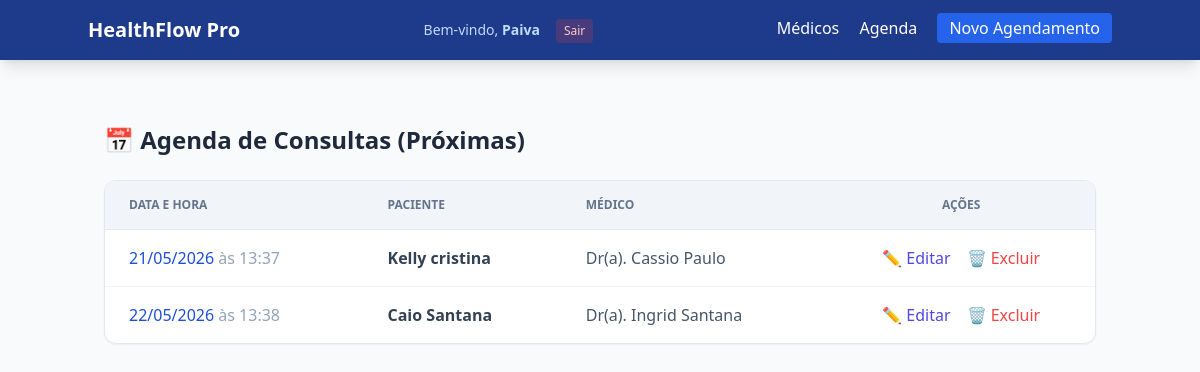
The page /agenda/ (signed in) on the database as committed earlier.
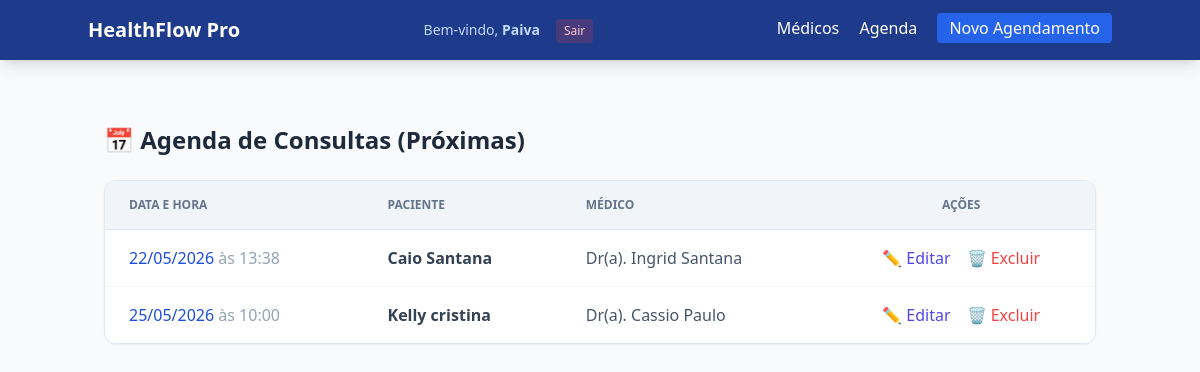
The same page on the database as committed later.
### clinica/models.py (models this page shows, shortened)
class Consulta(models.Model):
    medico = models.ForeignKey(Medico, on_delete=models.CASCADE, related_name='consultas')
    paciente_nome = models.CharField(max_length=200)
    data_hora = models.DateTimeField()
    duracao_minutos = models.PositiveIntegerField(default=30)
    observacoes = models.TextField(blank=True, null=True)
    class Meta:
        ordering = ['data_hora']

class Medico(models.Model):
    nome = models.CharField(max_length=200)
    crm = models.CharField(max_length=20, unique=True)
    especialidade = models.ForeignKey(Especialidade, on_delete=models.CASCADE)

### clinica/views.py (the view)
# urls.py: path('agenda/', views.agenda_clinica, name= 'agenda'),
@login_required
@user_passes_test(usuario_e_funcionario, login_url='login')
def agenda_clinica(request):
    agora = timezone.now()
    proximas_consultas = Consulta.objects.filter(data_hora__gte=agora).order_by('data_hora')
    return render(request, 'clinica/agenda.html', {'consultas': proximas_consultas})

### clinica/views.py (called while the page is built)
def usuario_e_funcionario(user):
    return user.is_authenticated and user.is_staff

### clinica/templates/clinica/agenda.html (shortened to what this page needs)
{% extends 'clinica/base.html'%}
{% block content %}
<div class="max-w-5xl mx-auto">
    <h1 class="text-2xl font-bold text-slate-800 mb-6">📅 Agenda de Consultas (Próximas)</h1>
    <div class="bg-white rounded-xl shadow-sm border border-slate-200 overflow-hidden">
        <table class="w-full text-left border-collapse">
            <thead>
                <tr class="bg-slate-100 border-b border-slate-200">
                    <th class="px-6 py-4 text-xs font-bold text-slate-500 uppercase">Data e Hora</th>
                    <th class="px-6 py-4 text-xs font-bold text-slate-500 uppercase">Paciente</th>
                    <th class="px-6 py-4 text-xs font-bold text-slate-500 uppercase">Médico</th>
                    <th class="px-6 py-4 text-xs font-bold text-slate-500 uppercase text-center">Ações</th>
                </tr>
            </thead>
            <tbody class="divide-y divide-slate-100">
                {% for consulta in consultas %}
                <tr class="hover:bg-blue-50/50 transition-colors">
                    <td class="px-6 font-medium text-blue-700">
                        {{ consulta.data_hora|date:"d/m/Y"}}
                        <span class="text-slate-400 font-normal">às {{ consulta.data_hora|date:"H:i"}}</span>
                    </td>
                    <td class="px-6 py-4 text-slate-700 font-semibold">{{ consulta.paciente_nome }}</td>
                    <td class="px-6 py-4 text-slate-600">Dr(a). {{ consulta.medico.nome }}</td>
                    <td class="px-6 py-4 flex justify-center space-x-4">
                        <a href="{% url 'editar_consulta' consulta.pk %}" class="text-indigo-600 hover:text-indigo-900 font-medium">
                    ✏️ Editar
                        </a>
                        <a href="{% url 'excluir_consulta' consulta.pk %}" class="text-red-500 hover:text-red-700 font-medium">
                        🗑️ Excluir
                        </a>
                    </td>
                </tr>
                    {% empty %}
                    <tr>
                        <td colspan="4" class="p-8 text-center text-gray-400">Nenhum agendamento para hoje.</td>
                    </tr>
                {% endfor %}
            </tbody>
        </table>
    </div>
</div>
{% endblock %}

### clinica/templates/clinica/base.html (shortened to what this page needs)
<!DOCTYPE html>
<html lang="pt-br">
<head>
    <script src="https://cdn.tailwindcss.com"></script>
</head>
<body class="bg-slate-50 text-slate-900 font-sans antialiased">
    <nav class="bg-blue-900 text-white p-4 shadow-lg mb-8">
        <div class="container mx-auto flex justify-between">
            <a href="{% url 'index' %}" class="font-bold text-xl flex items-center hover:text-blue-200 transition">
                <span class="font-bold text-xl">HealthFlow Pro</span>
            </a>
            <div class="flex items-center space-x-4">
                {% if user.is_authenticated %}
                <span class="text-sm text-blue-200">
                    Bem-vindo, <strong>{{ user.username|capfirst}}</strong>
                </span>
                <form action="{% url 'logout' %}" method="post" class="inline">
                <button type="submit" class="text-xs bg-red-500/20 hover:bg-red-500 text-red-200 px-2 py-1 rounded transition">
                    Sair
                </button>
                </form>
                {% else %}
                    <a href="{% url 'login' %}" class="text-sm bg-green-600 hover:bg-green-700 px-3 py-1 rounded">
                        Entrar
                    </a>
                {% endif %}
            </div>
            <div class="space-x-4">
                <a href="{% url 'listar_medicos' %}" class="hover:no-underline">Médicos</a>
                <a href="{% url 'agenda' %}" class="hover:no-underline">Agenda</a>
                <a href="{% url 'novo_agendamento' %}" class="bg-blue-600 px-3 py-1 rounded">Novo Agendamento</a>
            </div>
        </div>
    </nav>
    <main class="container mx-auto px-4 py-8">
        {% block content %}{% endblock %}
    </main>
</body>
</html>

Rows that differ between the two databases and show on the page:
shown differently, row unchanged: Consulta "Caio Santana": moves up the list
changed Consulta "Kelly cristina": data_hora "21/05/2026" → "25/05/2026"; data_hora "13:37" → "10:00"
